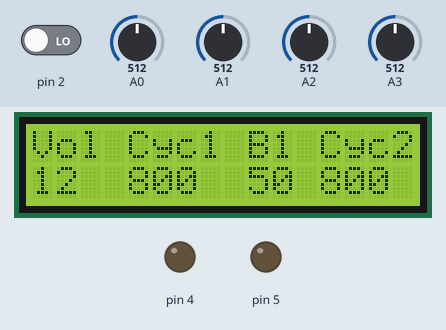
Bench run of a sketch on a simulated Arduino Uno, built with avr-gcc and run on an emulated ATmega328P. Shown: 16×2 character LCD, output pins drawn as LEDs (lit = HIGH). Dashed ring = blinking. The test bench sets the inputs (shaded band); at power-on: A0 = 512, A1 = 512, A2 = 512, A3 = 512, pin 2 LOW. What the sketch prints to the serial monitor is not drawn.

Above: at 1.3 s.
1.4 s: A0 set to 716
At 2.6 s:
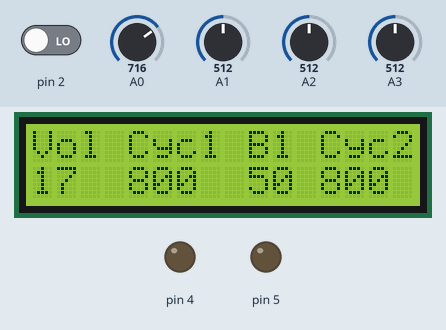
2.9 s: A1 set to 716
At 4.0 s:
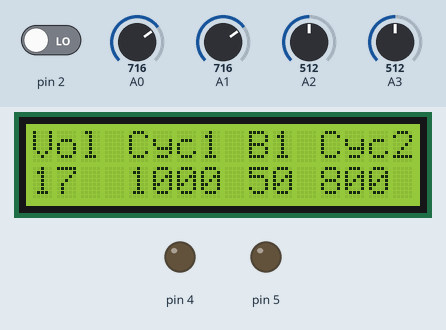
4.4 s: A2 set to 716
At 5.6 s:
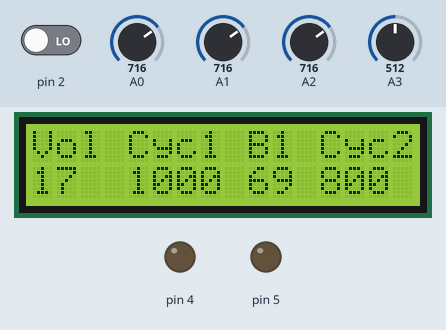
5.9 s: A3 set to 716
At 6.7 s:
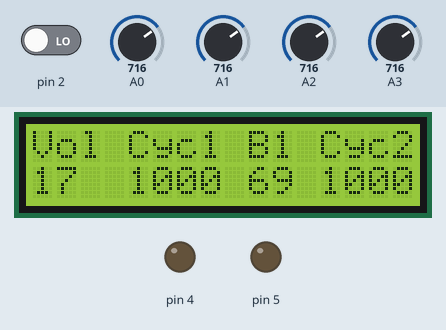
7.4 s: pin 2 driven HIGH
At 8.0 s:
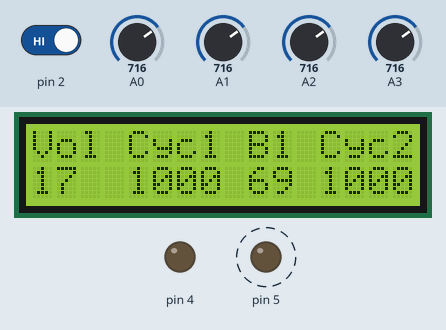
Timing chart, 0 to 9.9 s (numbered marks = the images above; inputs shaded):
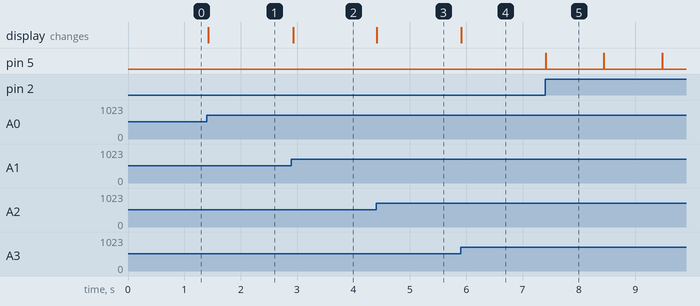

The sketch:

S1S2_Stim.ino
```cpp
#include <LiquidCrystal_I2C.h>
#include <Wire.h>

LiquidCrystal_I2C lcd(0x27,16,2);
double maxV = 24; //Volts (V)
double maxC = 1500.0; //Cycle Length (ms)
double maxB = 99; //Maximum Beats prior to S2
double pwid = 5.0; //Pulse Width (ms)

void setup()
{
  Serial.begin(9600);
  lcd.init();
  lcd.backlight();
  lcd.begin(16,2); //dimension of LCD
  lcd.print("Vol Cyc1 B1 Cyc2");

  pinMode(4,OUTPUT);
  pinMode(5,OUTPUT);
}

void loop(){
  double output;
  int power = 0; //turns device on or off
  int tim = 0; //timer

  int sensor0 = analogRead(A0);
  float volt = sensor0 * (maxV/1023.0); // - 1.4; //1.4 from transistors
  lcd.setCursor(0,1);
  lcd.print(String(round(volt)));
  if(volt < 10){
    lcd.setCursor(1,1);
    lcd.print(" ");
  }

  int sensor1 = analogRead(A1);
  float cyc1 = round((sensor1 * maxC/1023.0)/100)*100;
  if(cyc1 == 0){
    cyc1 = 100;
  }
  lcd.setCursor(4,1);
  lcd.print(String(round(cyc1)));
  if(cyc1 < 1000){
    lcd.setCursor(7,1);
    lcd.print(" ");
  }

  int sensor2 = analogRead(A2);
  float beat = round((sensor2 * maxB/1023.0));
  lcd.setCursor(9,1);
  if(beat == 0){
    beat = -1;
    lcd.print("NA");
  } else{
    lcd.print(String(round(beat)));
  }
  if(beat < 10 && beat >0){
    lcd.setCursor(10,1);
    lcd.print(" ");
  }

  int sensor3 = analogRead(A3);
  float cyc2 = round((sensor3 * maxC/1023.0)/100)*100;
  if(cyc2 == 0){
    cyc2 = 100;
  }
  lcd.setCursor(12,1);
  lcd.print(String(round(cyc2)));
  if(cyc2 < 1000){
    lcd.setCursor(15,1);
    lcd.print(" ");
  }

  //Turns system on
  if(digitalRead(2) > 0){
    power =1;
  }

  while (power == 1) {
    //Creates square waveform based on number of beats
    if(beat == 0){
      power = 0;
    }
    if(beat > 0){
      beat -= 1;  //Counter for how many beats are remaining
    }
    else{
      beat = -1;  //Maintains cycle 1 beating indefinitely
    }

    //Positive
    output = volt;
    configuration(1);
    changeFunction(pwid, output);

    //Negative
    output = -volt;
    configuration(2);
    changeFunction(pwid, output);

    //Rest
    output = 0;
    configuration(0);
    changeFunction(100-2*pwid,output); //rest for remainder of one unit cycle length.
    tim = tim + 100;

    //Rest until new stim.
    while (1){
      //Breaks if needs to be stimulated; cyc1 is on by default, while cyc2 can be activated after number of beats
      if((tim % (int)cyc1) == 0 && beat != 0){
        break;
      }
      if((tim % (int)cyc2) == 0 && beat == 0){
        break;
      }

      //Otherwise, system rests until it can be stimulated again
      changeFunction(100,output);
      tim = tim + 100;
    }


      //Restarts tim to prevent infinity
      if((tim % (int)cyc1) == 0 && tim % (int)cyc2){
        tim = 0;
      }

    if(digitalRead(2) == 0){
      power = 0;
    }
  }

  //Pause until buton is restarted
  while(1){
    if(digitalRead(2) == 0){
      break;
    }
  }

  output = 0;
}

void changeFunction(int interval, double output){
  int lock = 1;
  long lastChange = millis();
  while(lock == 1){
    Serial.println(output);
    if ((millis() - lastChange) >= interval){
      lock = 0;
    }
    if (digitalRead(2) == 0){
      break;
    }
  }
}

void configuration(int mode){
  if (mode == 1){
    digitalWrite(4,HIGH);
    digitalWrite(5,LOW);
  }
  else if (mode == 2){
    digitalWrite(4,LOW);
    digitalWrite(5,HIGH);
  }
  else{
    digitalWrite(4,LOW);
    digitalWrite(5,LOW);
  }
}
```

Measured:
- after the input at 1.4 s, the display: changes at once (image 1)
- after the input at 2.9 s, the display: changes at once (image 2)
- after the input at 4.4 s, the display: changes at once (image 3)
- after the input at 5.9 s, the display: changes at once (image 4)
- after the input at 7.4 s, pin 5: alternates HIGH for 0.01 s and LOW for 1.0 s, starting at once
